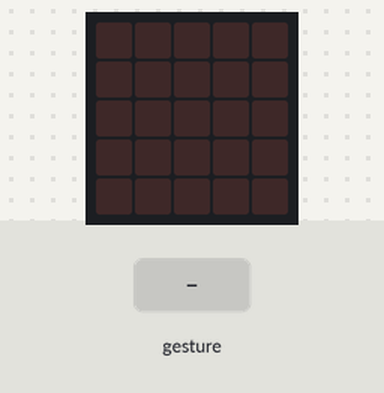
A program run on a simulated BBC micro:bit running MicroPython. Parts: the board's 5×5 LED display. The inputs (shaded band) are chosen by the test bench. Random numbers come from a fixed seed; a tilt is held for 1.5 s and a shake lasts 1 s, then the board lies face up again.

Above: at 1.2 s.
1.3 s: gesture 'shake'
At 2.8 s:
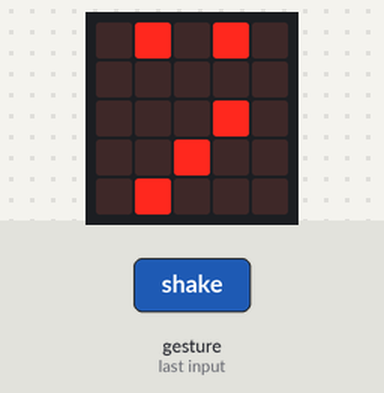
4.0 s: gesture 'shake'
At 6.1 s:
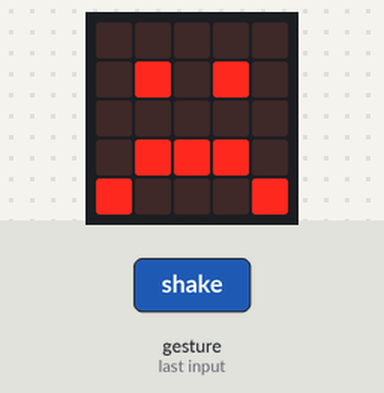
Timing chart, 0 to 7.6 s (numbered marks = the images above; inputs shaded):
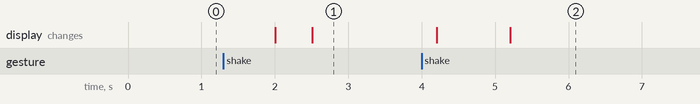

Measured:
- after the input at 4.0 s, the display: first changes after 0.20 s (image 2 shows a later state)

The program:

vestici_koule.py
```python
from microbit import *
import random
odpovedi = [Image.HAPPY, Image.SAD, Image.MEH]

while True:
    if accelerometer.is_gesture("shake"):
        display.clear()
        sleep(500)
        nahodna_volba = random.choice(odpovedi)
        display.show(nahodna_volba)
```
